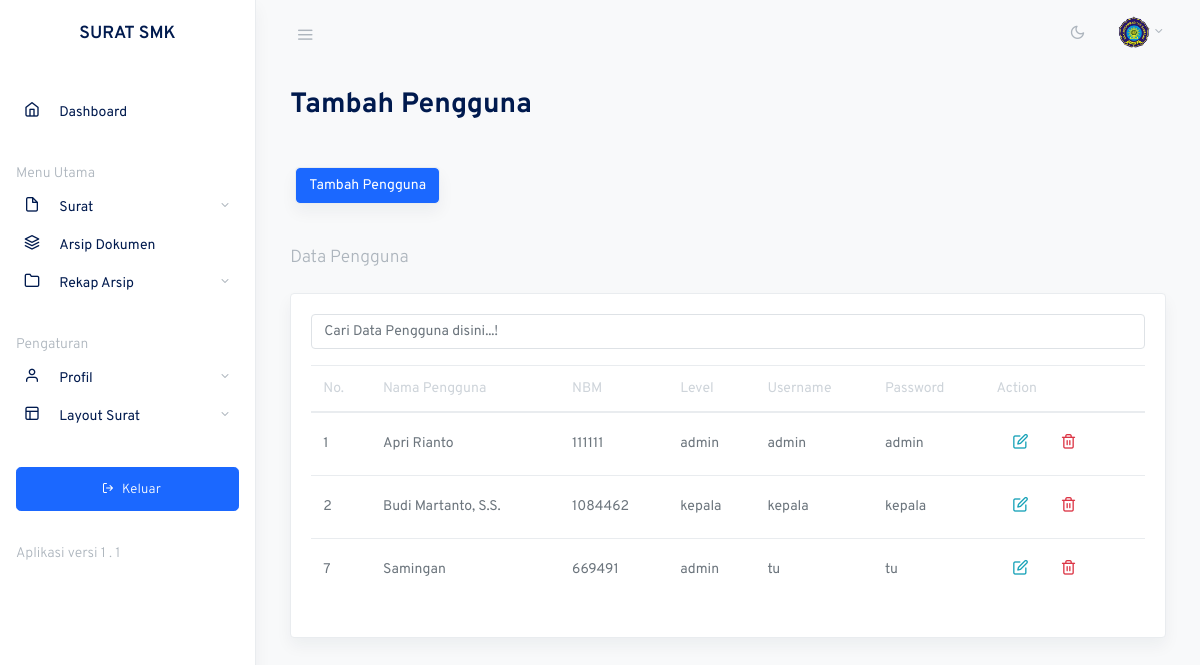
/tambahuser.php (signed in), run on the app's committed database.
### tables this page shows
CREATE TABLE `tb_users` (
  `id_user` int(11) NOT NULL,
  `username` varchar(30) NOT NULL,
  `password` varchar(30) NOT NULL,
  `nama_pengguna` varchar(30) NOT NULL,
  `nbm` int(11) NOT NULL,
  `level` varchar(30) NOT NULL
);

### tambahuser.php (the view, shortened to what this page needs)
<?php
include 'include/config.php';
$query = "SELECT * FROM tb_users";
$result = mysqli_query($config, $query);
?>
<?php include 'include/header.php'; ?>
<main role="main" class="main-content">
    <div class="container-fluid">
        <div class="row justify-content-center">
            <div class="col-12">
                <h2 class="mb-4 page-title">Tambah Pengguna</h2>
                <div class="card-body">
                    <div class="row">
                        <div class="card shadow mb-4">
                            <button type="button" class="btn btn-primary" data-toggle="modal" data-target="#tambahpengguna">
                                Tambah Pengguna
                            </button>
                        </div>
                    </div>
                </div>
                <h2 class="h5 page-title text-muted">Data Pengguna</h2>
                <div class="row my-4">
                    <div class="col-md-12">
                        <div class="card shadow">
                            <div class="card-body">
                                <div class="mb-3">
                                    <input
                                        type="text"
                                        id="searchInput"
                                        class="form-control"
                                        placeholder="Cari Data Pengguna disini...!"
                                        onkeyup="filterTable()">
                                </div>
                                <table class="table datatables" id="dataTable-1">
                                    <thead>
                                        <tr>
                                            <th>No.</th>
                                            <th>Nama Pengguna</th>
                                            <th>NBM</th>
                                            <th>Level</th>
                                            <th>Username</th>
                                            <th>Password</th>
                                            <th>Action</th>
                                        </tr>
                                    </thead>
                                    <tbody>
                                        <?php while ($row = mysqli_fetch_assoc($result)): ?>
                                        <tr>
                                            <td><?php echo $row['id_user']; ?></td>
                                            <td><?php echo $row['nama_pengguna']; ?></td>
                                            <td><?php echo $row['nbm']; ?></td>
                                            <td><?php echo $row['level']; ?></td>
                                            <td><?php echo $row['username']; ?></td>
                                            <td><?php echo $row['password']; ?></td>
                                            <td>
                                                <ul class="nav">
                                                    <li class="nav-item">
                                                        <a class="nav-link text-info my-0" href="?edit=<?php echo $row['id_user']; ?>">
                                                            <i class="fe fe-edit fe-16"></i>
                                                        </a>
                                                    </li>
                                                    <li class="nav-item">
                                                        <a class="nav-link text-danger my-0" href="?delete=<?php echo $row['id_user']; ?>" onclick="return confirm('Yakin ingin menghapus?');">
                                                            <i class="fe fe-trash-2 fe-16"></i>
                                                        </a>
                                                    </li>
                                                </ul>
                                            </td>
                                        </tr>
                                        <?php endwhile; ?>
                                    </tbody>
                                </table>
                            </div>
                        </div>
                    </div>
                </div>
            </div>
        </div>
    </div>
</main>
<?php include 'include/footer.php'; ?>

### css/feather.css (style rules this page uses)
.fe { font-family: "feather" !important; speak: none; font-style: normal; font-weight: normal; font-variant: normal; text-transform: none; line-height: 1; -webkit-font-smoothing: antialiased; -moz-osx-font-smoothing: grayscale; }
.fe-16 { font-size: 16px; }
.fe-edit:before { content: ""; }
.fe-trash-2:before { content: ""; }

### data on the page
tb_users: id_user "1", nama_pengguna "Apri Rianto", nbm "111111", level "admin", username "admin", password "admin"
tb_users: id_user "2", nama_pengguna "Budi Martanto, S.S.", nbm "1084462", level "kepala", username "kepala", password "kepala"
tb_users: id_user "7", nama_pengguna "Samingan", nbm "669491", level "admin", username "tu", password "tu"
